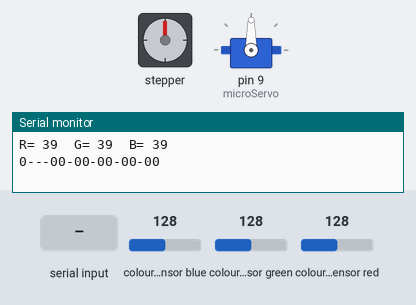
Recording of a sketch running on a simulated Arduino Uno, built with avr-gcc and run on an emulated ATmega328P. Parts: stepper motor, servo, the last lines printed to the serial monitor. Wiring (inferred from the names in the program): TCS3200 colour sensor: output pin 6; S2 pin 4; S3 pin 5; S0 pin 2; S1 pin 3; stepper motor driver (200 steps per turn assumed): step pin 13; direction pin 12. The inputs (shaded band) are chosen by the test bench; at power-on: colour sensor blue 128, colour sensor green 128, colour sensor red 128.

Above: at 1.2 s.
1.3 s: "B" received over Serial
At 4.1 s:
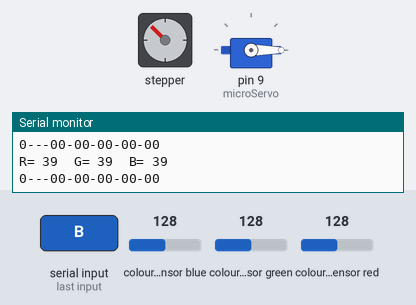
4.3 s: "1" received over Serial
At 4.9 s:
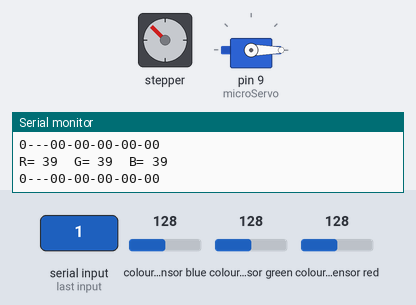
5.8 s: "B" received over Serial
At 8.6 s:
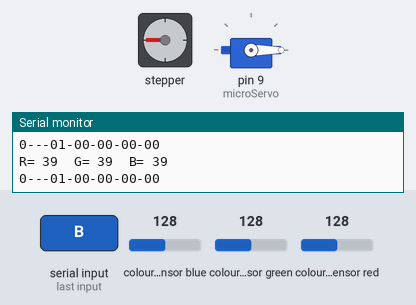
Timing chart, 0 to 23.3 s (numbered marks = the images above; inputs shaded):
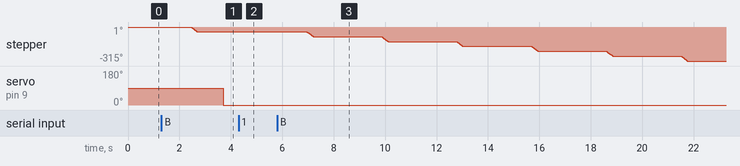

The sketch:

Color_Sorting_Arduino.ino
```cpp
#include <Servo.h>

#define S0 2 // RGB sensor
#define S1 3 // RGB sensor
#define S2 4 // RGB sensor
#define S3 5 // RGB sensor
#define sensorOut 6 // RGB sensor
Servo microServo; // Khai báo biến servo

int frequency = 0; // Đọc tần số
int color=0; // Biến lưu màu
String dulieu= ""; // Biến lưu dữ liệu từ máy tính
int myList[] = {0, 0, 0, 0, 0}; // Mảng lưu số lượng mỗi màu
int listSize = sizeof(myList) / sizeof(myList[0]); // Lấy kích thước mảng myList

const int dirPin = 12; // Dây cam, động cơ bước chân DIR
const int stepPin = 13; // Dây Tím, động cơ bước chân DIR

void setup() {
    // Setting RGB sensor pins as OUTPUT, INPUT
    pinMode(S0, OUTPUT);
    pinMode(S1, OUTPUT);
    pinMode(S2, OUTPUT);
    pinMode(S3, OUTPUT);
    pinMode(sensorOut, INPUT);

    digitalWrite(S0, HIGH);
    digitalWrite(S1, LOW);

    // Cài đặt servo vào chân 9
    microServo.attach(9);
    Serial.begin(9600);

    // Cài đặt STEP và DIR của động cơ bước
    pinMode(stepPin, OUTPUT);
    pinMode(dirPin, OUTPUT);
    digitalWrite(dirPin, LOW); //STEP motor (Low ngược chiều, Hight cùng chiều)
}

int runcode() {

    //Quay đôngj cơ bước
    for(int x = 0; x < 25; x++)
    {
        digitalWrite(stepPin, HIGH);
        delayMicroseconds(5000);
        digitalWrite(stepPin, LOW);
        delayMicroseconds(5000);
    }
    delay(1000); // Delay 1s

    switch (color) {
      case 1:
      microServo.write(40); // Góc quay của servo màu xanh lá
      break;
      case 2:
      microServo.write(70); // Góc quay của servo màu đỏ
      break;
      case 3:
      microServo.write(100); // Góc quay của servo màu vàng
      break;
      case 4:
      microServo.write(130); // Góc quay của servo màu xanh dương
      break;
      case 0:
      microServo.write(0); // Góc quay của servo màu không xác định
      break;
  }
  myList[color] += 1; // Tăng số lượng màu lên 1

  // Nếu số lượng màu đạt 100 thì reset về 0
  if (myList[color] == 100){
    myList[color] = 0;
  }
  color=0; // Reset màu về 0
  delay(500); // Delay 0.5s
}

// Hàm lặp
void loop() {
  String dulieu_temp= Serial.readString(); // Đọc dữ liệu từ máy tính
  if (dulieu_temp != "") {
    dulieu = dulieu_temp;
  }

  color = readColor(); // Gọi hàm đọc màu

  // In ra màn hình màu đọc được
  Serial.print(color);
  Serial.print("---");
  for (int i = 0; i < listSize; i++) {
    if (myList[i] < 10){
      Serial.print(0);
    }
    Serial.print(myList[i]);
    if (i != listSize-1) {
      Serial.print("-");
    }
  }
  Serial.println("");
  delay(10);

  // Nếu nhận được dữ liệu từ máy tính thì chạy hàm runcode()
  if(dulieu.startsWith("B")) {
    runcode();
  }
  // Nếu nhận được dữ liệu từ máy tính thì reset số lượng màu về 0
  if(dulieu.startsWith("R")) {
    for (int i = 0; i < listSize; i++) {
      myList[i] = 0;
      }
    }
}


int readColor() {
  // Đọc màu đỏ
  digitalWrite(S2, LOW);
  digitalWrite(S3, LOW);
  frequency = pulseIn(sensorOut, LOW);
  int R = frequency;
  delay(50);


  // Đọc màu xanh lá
  digitalWrite(S2, HIGH);
  digitalWrite(S3, HIGH);
  frequency = pulseIn(sensorOut, LOW);
  int G = frequency;
  delay(50);


  // Đọc màu xanh dương
  digitalWrite(S2, LOW);
  digitalWrite(S3, HIGH);
  frequency = pulseIn(sensorOut, LOW);
  int B = frequency;

  // In ra màn hình giá trị RGB
  Serial.print("R= ");
  Serial.print(R); //Màu đỏ
  Serial.print("  ");
  Serial.print("G= ");
  Serial.print(G); //Màu xanh lá
  Serial.print("  ");
  Serial.print("B= ");
  Serial.print(B); //Màu xanh dương
  Serial.println("  ");

  delay(50);


  if( R>240 & R<270 & G>200 & G<240  & B > 250 & B< 290){
    color = 1; // green, xanh la
  }
  if(R>190 & R<220 & G>330 & G < 360 & B > 290 & B< 330){
    color = 2; // red, đỏ
  }
  if(R>100 & R <130& G>150 & G < 190 & B > 200 & B<240){
    color = 3; // yellow, vàng
  }
  if(R > 300 & R<390 & G > 200 & G< 400 & B>250 & B<330){
    color = 4; // blue, xanh da troi
  }
  return color;
}
```

Measured:
- after the input at 1.3 s, stepper: turns 45° counter-clockwise in 0.24 s, starting after 1.2 s; servo on pin 9 (microServo): 90° → 0° after 2.4 s
- after the input at 4.3 s, stepper: stops changing and stays -45°
- after the input at 5.8 s, stepper: turns 45° counter-clockwise in 0.24 s, repeating every 2.9 s
